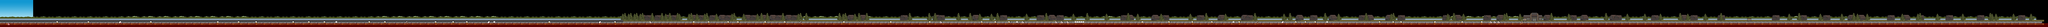

Rendered tile map (Tiled .tmx) drawn with the repository's tilesets; below, a short description and the map source with its tile grids summarised:
An orthogonal 1050x14 tile map with 32x32 px tiles, 11 tile layers (back-8, back-7, back-6, back-5, ...), 1 hidden layer not drawn, 3 tilesets.

<map version="1.0" orientation="orthogonal" width="1050" height="14" tilewidth="32" tileheight="32">
 <tileset firstgid="1" name="Town" tilewidth="32" tileheight="32">
  <image source="tileset_level_3.png" width="640" height="416" />
 </tileset>
 <tileset firstgid="261" name="Icons" tilewidth="32" tileheight="32">
  <image source="TrackLapse_Icons-hd.png" width="640" height="576" />
  <tile id="0">
   <properties>
    <property name="obstacle" value="hurdle" />
   </properties>
  </tile>
  <tile id="1">
   <properties>
    <property name="special" value="spawnpoint" />
   </properties>
  </tile>
  <tile id="2">
   <properties>
    <property name="special" value="checkpoint" />
   </properties>
  </tile>
  <tile id="3">
   <properties>
    <property name="special" value="nextlevelNE" />
   </properties>
  </tile>
  <tile id="4">
   <properties>
    <property name="layerBelow" value="back-1" />
    <property name="object" value="jimCornfields" />
   </properties>
  </tile>
  <tile id="10">
   <properties>
    <property name="obstacle" value="haybale" />
   </properties>
  </tile>
  <tile id="11">
   <properties>
    <property name="obstacle" value="leafpile" />
   </properties>
  </tile>
  <tile id="31">
   <properties>
    <property name="obstacle" value="crow" />
   </properties>
  </tile>
  <tile id="42">
   <properties>
    <property name="obstacle" value="haybaleRolling" />
   </properties>
  </tile>
  <tile id="43">
   <properties>
    <property name="obstacle" value="haybaleSmall" />
   </properties>
  </tile>
 </tileset>
 <tileset firstgid="351" name="Meta" tilewidth="32" tileheight="32">
  <image source="meta-hd.png" width="256" height="192" />
  <tile id="0">
   <properties>
    <property name="collision" value="full" />
   </properties>
  </tile>
  <tile id="1">
   <properties>
    <property name="collision" value="leftslant" />
   </properties>
  </tile>
  <tile id="2">
   <properties>
    <property name="collision" value="rightslant" />
   </properties>
  </tile>
  <tile id="10">
   <properties>
    <property name="collision" value="rs2tileL" />
   </properties>
  </tile>
  <tile id="11">
   <properties>
    <property name="collision" value="rs2tileR" />
   </properties>
  </tile>
 </tileset>
 <layer name="back-8" width="1050" height="14">
  <properties>
   <property name="speedx" value="0" />
   <property name="speedy" value="0" />
  </properties>
  <data>[14700 cells, 221 non-empty, 13 distinct tile ids]</data>
 </layer>
 <layer name="back-7" width="1050" height="14">
  <properties>
   <property name="speedx" value=".4" />
   <property name="speedy" value="1.0" />
  </properties>
  <data>[14700 cells, 4132 non-empty, 50 distinct tile ids]</data>
 </layer>
 <layer name="back-6" width="1050" height="14">
  <properties>
   <property name="speedx" value="1.0" />
   <property name="speedy" value="1.0" />
  </properties>
  <data>[14700 cells, 1459 non-empty, 2 distinct tile ids]</data>
 </layer>
 <layer name="back-5" width="1050" height="14">
  <properties>
   <property name="speedx" value="1.0" />
   <property name="speedy" value="1.0" />
  </properties>
  <data>[14700 cells, 607 non-empty, 26 distinct tile ids]</data>
 </layer>
 <layer name="back-4" width="1050" height="14">
  <properties>
   <property name="speedx" value="1.0" />
   <property name="speedy" value="1.0" />
  </properties>
  <data>[14700 cells, 775 non-empty, 75 distinct tile ids]</data>
 </layer>
 <layer name="back-3" width="1050" height="14">
  <properties>
   <property name="speedx" value="1.0" />
   <property name="speedy" value="1.0" />
  </properties>
  <data>[14700 cells, 705 non-empty, 36 distinct tile ids]</data>
 </layer>
 <layer name="back-2" width="1050" height="14">
  <properties>
   <property name="speedx" value="1.0" />
   <property name="speedy" value="1.0" />
  </properties>
  <data>[14700 cells, 600 non-empty, 12 distinct tile ids]</data>
 </layer>
 <layer name="back-1" width="1050" height="14" visible="0">
  <properties>
   <property name="speedx" value="1.0" />
   <property name="speedy" value="1.0" />
  </properties>
  <data>[14700 cells, 48 non-empty, 3 distinct tile ids]</data>
 </layer>
 <layer name="main0" width="1050" height="14">
  <properties>
   <property name="speedx" value="1.0" />
   <property name="speedy" value="1.0" />
  </properties>
  <data>[14700 cells, 2414 non-empty, 16 distinct tile ids]</data>
 </layer>
 <layer name="front1" width="1050" height="14">
  <properties>
   <property name="speedx" value="1.2" />
   <property name="speedy" value="1.1" />
  </properties>
  <data>[14700 cells, 2094 non-empty, 8 distinct tile ids]</data>
 </layer>
 <layer name="front2" width="1050" height="14">
  <properties>
   <property name="speedx" value="1.0" />
   <property name="speedy" value="1.0" />
  </properties>
  <data>[14700 cells, 70 non-empty, 8 distinct tile ids]</data>
 </layer>
 <layer name="meta" width="1050" height="14" opacity="0.34">
  <properties>
   <property name="speedx" value="1.0" />
   <property name="speedy" value="1.0" />
  </properties>
  <data>[14700 cells, 2100 non-empty, 1 distinct tile ids]</data>
 </layer>
</map>
